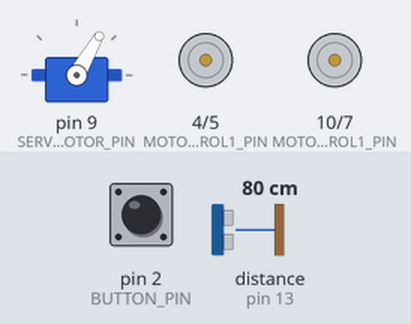
A sketch run on a simulated Arduino Uno, built with avr-gcc and run on an emulated ATmega328P. On the bench: servo, motor-driver pin pairs drawn as motors (green arrow = first pin HIGH = forward, orange = second pin HIGH = backward, longer = more drive, scaled by the enable pin). Inputs (shaded band) come from the test bench; at power-on: pin 2 (BUTTON_PIN) LOW, distance to the obstacle (sensor on pin 13) 80 cm. The echo pulse lasts 58.3 µs per cm.

Above: at 1.2 s.
1.3 s: pin 2 (BUTTON_PIN) pulled HIGH for 0.15 s
At 1.45 s:
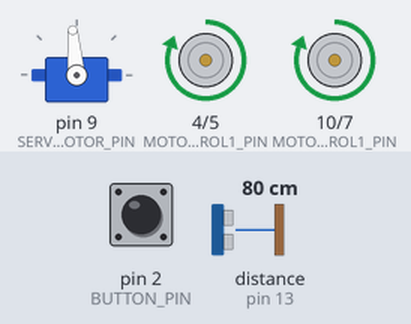
4.3 s: distance to the obstacle (sensor on pin 13) set to 2 cm
At 6.1 s:
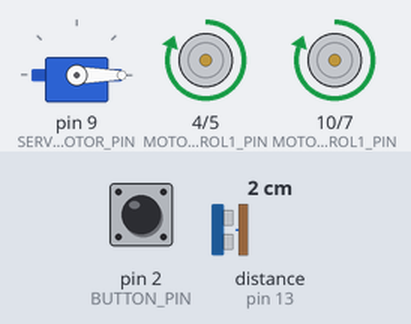
6.4 s: distance to the obstacle (sensor on pin 13) set to 27 cm
8.4 s: distance to the obstacle (sensor on pin 13) set to 32 cm
At 10.8 s:
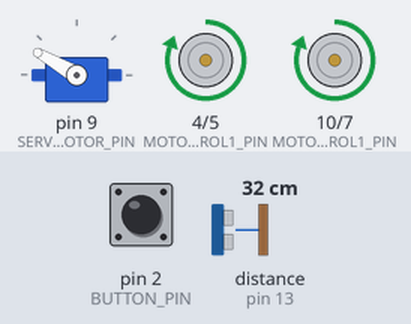
Timing chart, 0 to 12.3 s (numbered marks = the images above; inputs shaded):
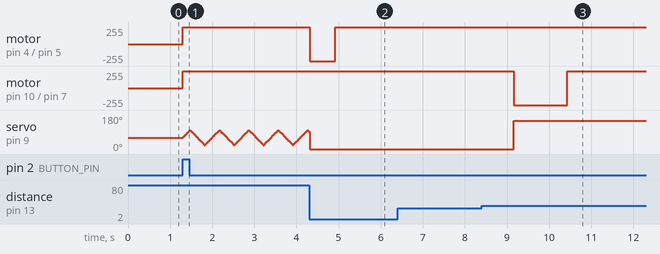

The sketch:

robot.ino
```cpp
#include "robot.h"

Robot robot;

void setup() {
  robot.init();
}

void loop() {
  robot.loop();
}
```

button.cpp
```cpp
#include "button.h"

void Button::init(int pin) {
  this->pin = pin;

  pinMode(pin, INPUT);
}

bool Button::click() {
  lastState = state;
  state = digitalRead(pin);

  if(lastState != state && state == true) {
    return true;
  }

  return false;
}
```

button.h
```cpp
#ifndef BUTTON_H
#define BUTTON_H

#include <Arduino.h>

class Button {
public:
  void init(int);
  bool click();

private:
  int pin;
  bool state = false;
  bool lastState = false;
};

#endif
```

consts.h
```cpp
#ifndef CONSTS_H
#define CONSTS_H

// Constants
#define TRACK 15.8f
#define SPEED 0.2f
#define SERVOMOTOR_ANGLE_SHIFT (-30)
#define SERVOMOTOR_ROTATE_SPEED 2.5f
#define SERVOMOTOR_ROTATE_ANGLE 40.0f
#define MAX_FIRST_BOTTLE_DISTANCE 20.0f
#define MAX_BOTTLE_DISTANCE 30.0f
#define MOTOR_R_SPEED 255
#define MOTOR_L_SPEED 255
#define MOTOR_ROTATE_SHIFT 1.03f

// Pins
#define BUTTON_PIN 2

#define INFRARED_PIN 3

#define MOTOR_R_CONTROL1_PIN 4
#define MOTOR_R_CONTROL2_PIN 5
#define MOTOR_L_CONTROL1_PIN 10
#define MOTOR_L_CONTROL2_PIN 7
#define MOTOR_R_SPEED_PIN 11
#define MOTOR_L_SPEED_PIN 6

#define SERVOMOTOR_PIN 9

#define ULTRASONIC_TRIGGER_PIN 12
#define ULTRASONIC_ECHO_PIN 13

#endif
```

motor.cpp
```cpp
#include "motor.h"

void Motor::init(int speedPin, int control1Pin, int control2Pin) {
  // Set values
  this->speedPin = speedPin;
  this->control1Pin = control1Pin;
  this->control2Pin = control2Pin;

  // Set pin mode
  pinMode(speedPin, OUTPUT);
  pinMode(control1Pin, OUTPUT);
  pinMode(control2Pin, OUTPUT);

  // Init
  set(forward, 0);
}

void Motor::set(Direction direction, int speed) {
  setDirection(direction);
  setSpeed(speed);
}

void Motor::setSpeed(int speed) {
  analogWrite(speedPin, speed);
}

void Motor::setDirection(Direction direction) {
  // Forward
  if(direction == forward) {
    digitalWrite(control1Pin, HIGH);
    digitalWrite(control2Pin, LOW);
  }
  // Backward
  else {
    digitalWrite(control1Pin, LOW);
    digitalWrite(control2Pin, HIGH);
  }
}
```

motor.h
```cpp
#ifndef MOTOR_H
#define MOTOR_H

#include <Arduino.h>

enum Direction {
	forward,
	backward
};

class Motor {
public:
  void init(int, int, int);
  void set(Direction, int);
  void setSpeed(int);
  void setDirection(Direction);

private:
  int speedPin;
  int control1Pin;
  int control2Pin;
};

#endif
```

robot.cpp
```cpp
#include "robot.h"

void Robot::init() {
  Serial.begin(9600);

  // Motors
  motorLeft.init(MOTOR_L_SPEED_PIN, MOTOR_L_CONTROL1_PIN, MOTOR_L_CONTROL2_PIN);
  motorRight.init(MOTOR_R_SPEED_PIN, MOTOR_R_CONTROL1_PIN, MOTOR_R_CONTROL2_PIN);

  // Servomotor
  servomotor.init(SERVOMOTOR_PIN);

  // Ultrasonic sensor
  ultrasonic.init(ULTRASONIC_TRIGGER_PIN, ULTRASONIC_ECHO_PIN);

  // Button
  button.init(BUTTON_PIN);
}

void Robot::loop() {
  initValues();
  waitForStart();
  searchFirstBottle();
  stop();
  bypassBottles();
  stop();
}

void Robot::initValues() {
  servoAngle = 0.0f;
  servoDirection = 1;
  servomotor.setValue(0);
}

void Robot::waitForStart() {
  IRrecv irrecv(INFRARED_PIN);
  irrecv.enableIRIn();
  decode_results results;

  bool start = false;

  while(!start) {
    start = button.click();

    // Remote control
    if (irrecv.decode(&results)) {
      // Forward
      if(results.value == 1282 || results.value == 3330 || results.value == 1333 || results.value == 3381) { // 2, top arrow
        motorLeft.set(forward, MOTOR_L_SPEED);
        motorRight.set(forward, MOTOR_R_SPEED);
      }
      // Backward
      else if(results.value == 1288 || results.value == 3336 || results.value == 1334 || results.value == 3382) { // 8, bottom arrow
        motorLeft.set(backward, MOTOR_L_SPEED);
        motorRight.set(backward, MOTOR_R_SPEED);
      }
      // Turn left
      else if(results.value == 1284 || results.value == 3332 || results.value == 1313 || results.value == 3361) { // 4, left arrow
        motorLeft.set(backward, MOTOR_L_SPEED);
        motorRight.set(forward, MOTOR_R_SPEED);
      }
      // Turn right
      else if(results.value == 1286 || results.value == 3334 || results.value == 1312 || results.value == 3360) { // 6, right arrow
        motorLeft.set(forward, MOTOR_L_SPEED);
        motorRight.set(backward, MOTOR_R_SPEED);
      }
      // Turn 90deg left
      else if(results.value == 1297 || results.value == 3345) { // - button
        turn(-90);
      }
      // Turn 90deg right
      else if(results.value == 1296 || results.value == 3344) { // + button
        turn(90);
      }
      // Start moving
      else if(results.value == 1325 || results.value == 3373) { // Power button
        start = true;
      }
      else {
        // Stop
        motorLeft.set(forward, 0);
        motorRight.set(forward, 0);
      }

      Serial.print("Remote : ");
      Serial.println(results.value);

      irrecv.resume();

      delay(120);
    }
    else {
      // Stop
      motorLeft.set(forward, 0);
      motorRight.set(forward, 0);
    }
  }
}

void Robot::searchFirstBottle() {
  goForward();

  float distance = ultrasonic.getDistance();

  // Go forward until the bottle is near enough
  while(distance > MAX_FIRST_BOTTLE_DISTANCE) {
    servoAngle += servoDirection * SERVOMOTOR_ROTATE_SPEED;

    if(abs(servoAngle) >= SERVOMOTOR_ROTATE_ANGLE) {
      servoDirection = -servoDirection;
      servoAngle = (servoAngle > 0 ? 1 : -1) * SERVOMOTOR_ROTATE_ANGLE;
    }

    servomotor.setValue(servoAngle);
    delay(10);
    distance = ultrasonic.getDistance();
  }
}

void Robot::bypassBottles() {
  servomotor.setValue(-90);
  turn(45);
  goForward();

  // Go forward until we see the bottle
  while(ultrasonic.getDistance() > MAX_BOTTLE_DISTANCE);

  // Continue until we pass the bottle (and a bit more)
  while(ultrasonic.getDistance() < MAX_BOTTLE_DISTANCE);
  delay(750);

  for(int i = 0; i < 4; i++) {
    servomotor.setValue((i % 2 ? -1 : 1) * 90);
    turn((i % 2 ? 1 : -1) * 90);
    goForward();

    // Go forward until we see the bottle
    while(ultrasonic.getDistance() > MAX_BOTTLE_DISTANCE);

    // Continue until we pass the bottle (and a bit more)
    while(ultrasonic.getDistance() < MAX_BOTTLE_DISTANCE);
    delay(750);
  }
}

void Robot::goForward() {
  motorLeft.set(forward, MOTOR_L_SPEED);
  motorRight.set(forward, MOTOR_R_SPEED);
}

void Robot::goBackward() {
  motorLeft.set(backward, MOTOR_L_SPEED);
  motorRight.set(backward, MOTOR_R_SPEED);
}

void Robot::stop() {
  motorLeft.setSpeed(0);
  motorRight.setSpeed(0);
}

void Robot::turn(int adeg) {
  // Convert adeg from deg to rad
  float turnAngle = DEG_TO_RAD * adeg;

  float d = abs(turnAngle) * TRACK / 100.0f; // Calculate distance (to meters)
  float t = d / SPEED * 1000; // Calculate time (to milliseconds)

  if(turnAngle > 0) {
    motorLeft.set(forward, MOTOR_L_SPEED);
    motorRight.set(backward, MOTOR_R_SPEED);
    t /= MOTOR_ROTATE_SHIFT;
  }
  else {
    motorLeft.set(backward, MOTOR_L_SPEED);
    motorRight.set(forward, MOTOR_R_SPEED);
    t *= MOTOR_ROTATE_SHIFT;
  }

  delay(t);

  motorLeft.set(forward, 0);
  motorRight.set(forward, 0);
}
```

robot.h
```cpp
#ifndef ROBOT_H
#define ROBOT_H

#include "consts.h"
#include "button.h"
#include "motor.h"
#include "servomotor.h"
#include "ultrasonic.h"

#include <IRremote.h>

class Robot {
public:
	void init();
	void loop();

private:
	void initValues();
	void waitForStart();
	void searchFirstBottle();
	void bypassBottles();
	void goForward();
	void goBackward();
	void stop();
	void turn(int);

	// -------

	float servoAngle;
	int servoDirection;

	Button button;
	Motor motorLeft, motorRight;
	Servomotor servomotor;
	Ultrasonic ultrasonic;
};

#endif
```

servomotor.cpp
```cpp
#include "servomotor.h"

void Servomotor::init(int pin) {
  servo.attach(pin);
  setValue(0);
}

void Servomotor::setValue(int v) {
  servo.write(90 + SERVOMOTOR_ANGLE_SHIFT + v);
}

int Servomotor::getValue() {
  return servo.read() - 90 - SERVOMOTOR_ANGLE_SHIFT;
}
```

servomotor.h
```cpp
#ifndef SERVOMOTOR_H
#define SERVOMOTOR_H

#include <Servo.h>
#include "consts.h"

class Servomotor {
public:
  void init(int);
  void setValue(int);
  int getValue();

private:
  Servo servo;
};

#endif
```

ultrasonic.cpp
```cpp
#include "ultrasonic.h"

void Ultrasonic::init(int triggerPin, int echoPin) {
  this->triggerPin = triggerPin;
  this->echoPin = echoPin;

  pinMode(triggerPin, OUTPUT);
  pinMode(echoPin, INPUT);
}

float Ultrasonic::getDistance() {
  // If last call is more than 60ms ago
  if(millis() > lastTime + 60) {
    // Calculate distance
    digitalWrite(triggerPin, LOW);
    delayMicroseconds(2);
    digitalWrite(triggerPin, HIGH);
    delayMicroseconds(10);
    digitalWrite(triggerPin, LOW);

    long duration = pulseIn(echoPin, HIGH);

    if(duration <= 0) {
      return lastDistance;
    }

    float distance = duration / 2.0f / 29.1f;

    if(distance >= 400.0f) {
      distance = 400.0f;
    }

    lastTime = millis();
    lastDistance = distance;

    return distance;
  }
  else {
    // Return last value
    return lastDistance;
  }
}
```

ultrasonic.h
```cpp
#ifndef ULTRASONIC_H
#define ULTRASONIC_H

#include <Arduino.h>
#include "consts.h"

// Based on https://www.gotronic.fr/pj2-hc-sr04-utilisation-avec-picaxe-1343.pdf

class Ultrasonic {
public:
  void init(int, int);
  float getDistance();

private:
  int triggerPin, echoPin;

  long lastTime = 0L;
  float lastDistance = 0.0f;
};

#endif
```

Measured:
- the behaviour switches between 29 and 30 cm on distance to the obstacle (sensor on pin 13) (found by bisection; images 2 and 3)
- after the input at 4.3 s, motor on pin 4 (MOTOR_R_CONTROL1_PIN) / pin 5 (MOTOR_R_CONTROL2_PIN): forward 255/255 → backward 255/255 at once, → forward 255/255 0.60 s later
- after the input at 6.4 s, every drawn part: stays the same
- after the input at 8.4 s, motor on pin 10 (MOTOR_L_CONTROL1_PIN) / pin 7 (MOTOR_L_CONTROL2_PIN): forward 255/255 → backward 255/255 after 0.76 s, → forward 255/255 1.3 s later; servo on pin 9 (SERVOMOTOR_PIN): 0° → 150° after 0.76 s
